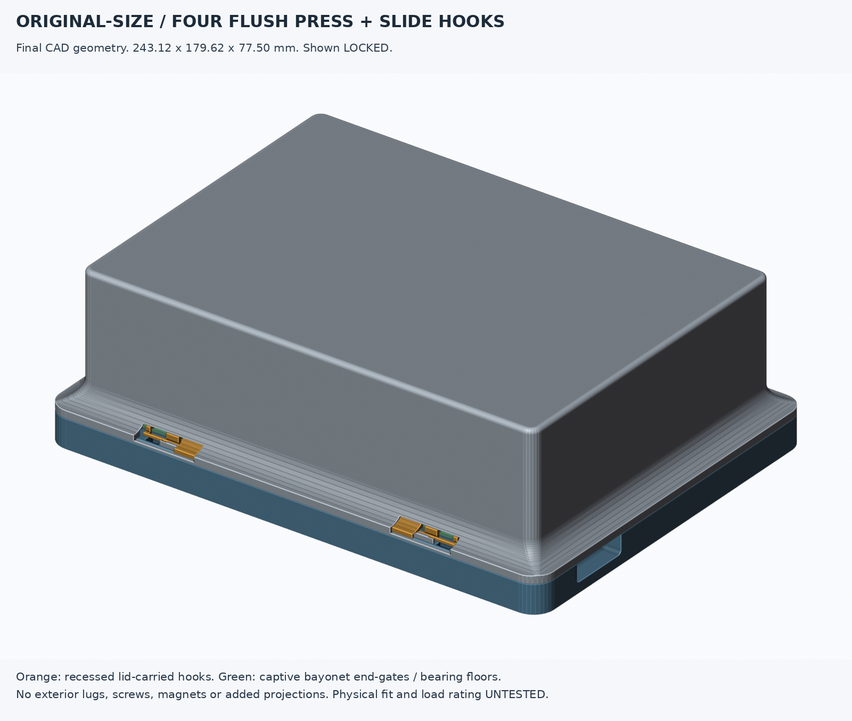
#> input picture opt/travel-case/flush-latch/previews/assembly.png, 852 x 721 px, shrunk from 1600 x 1354 before the run, given in place of render-assembly.png, which was not available
$ python compose_previews.py
#> lines starting #> are read from the running program, lines starting #| are printed output that depends on the picture; pictures that were not available may be replaced by others from this repository, and a replacement may not be noted
"""Label actual final Blender renders; no historical concept image is reused."""
from pathlib import Path
from PIL import Image,ImageDraw,ImageFont
R=Path(__file__).resolve().parent
font='/usr/share/fonts/truetype/dejavu/DejaVuSans.ttf'
bold='/usr/share/fonts/truetype/dejavu/DejaVuSans-Bold.ttf'
for name,title,subtitle,notes in [
 ('assembly','ORIGINAL-SIZE / FOUR FLUSH PRESS + SLIDE HOOKS',
  'Final CAD geometry. 243.12 x 179.62 x 77.50 mm. Shown LOCKED.',
  ['Orange: recessed lid-carried hooks. Green: captive bayonet end-gates / bearing floors.',
   'No exterior lugs, screws, magnets or added projections. Physical fit and load rating UNTESTED.']),
 ('exploded','FINAL ASSEMBLY / SERVICE EXPLODED VIEW',
  'Lid flipped for interior visibility. Exploded offsets are illustration, not assembly trajectories.',
  ['1 bottom + 1 original flared lid + 4 sliders + 4 snap-retained end-gates.',
   'Original PCB/connector/skirt interfaces retained. Twelve magnet recesses filled flush.']),
 ('local-latch','ACTUAL FIT COUPON + COMPLETE LATCH PARTS',
  'Blue/grey: exact final-shell crop. Orange: hooks + release beams. Green: rigid gate floor + snap fingers.',
  ['Press 0.8 mm, slide 8 mm toward centre, release into square LOCKED notch.',
   'Gate installs from the lid-off seam side; four rigid tongues carry floor load, not its snap fingers.',
   'Computational clearance only. Coupon REQUIRED; snap force, strength, fatigue and creep untested.'])]:
    im=Image.open(R/'.cache'/('render-'+name+'.png')).convert('RGB');w,h=im.size
#> further down, im is the input picture: PIL image 852x721 RGB; mean R, G, B 188.4, 192.4, 196.9
#> after `w, h = im.size`: w = 852; h = 721
    top=138;bottom=145 if name=='local-latch' else 116
    out=Image.new('RGB',(w,h+top+bottom),(245,247,250));out.paste(im,(0,top))
#> after `out = Image.new('RGB', (w, h + top + bottom), (245, 247, 250))`:
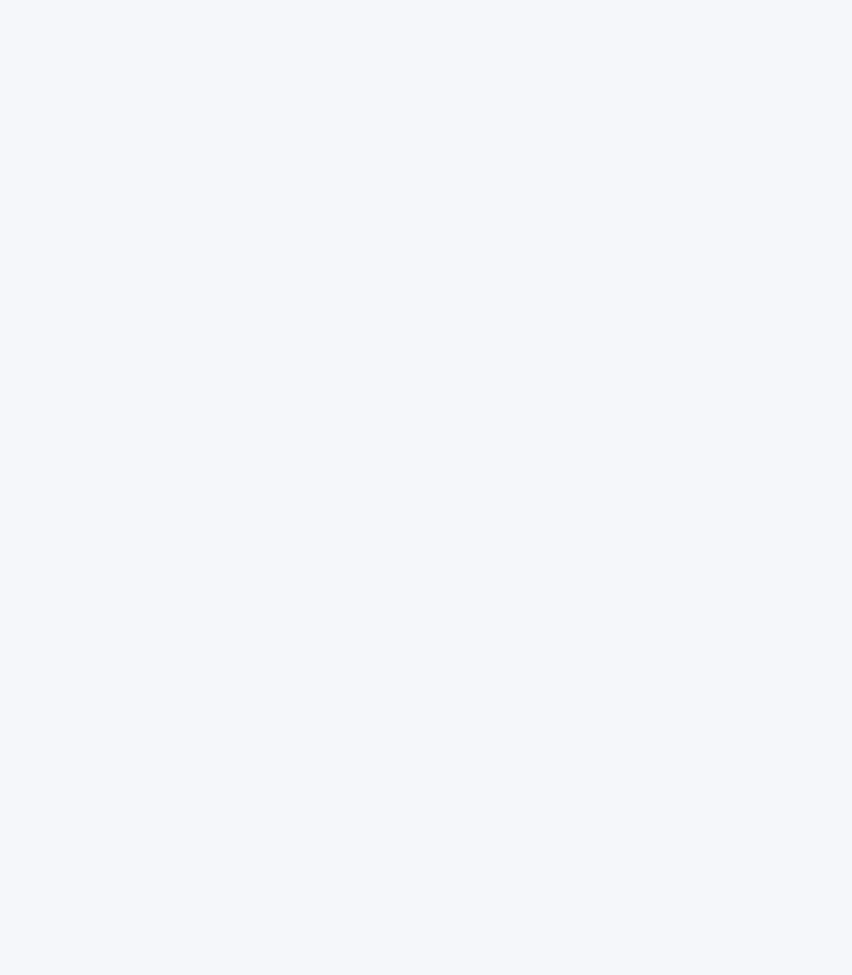
#> out: PIL image 852x975 RGB; mean R, G, B 245, 247, 250
#> after `out.paste(im, (0, top))`:
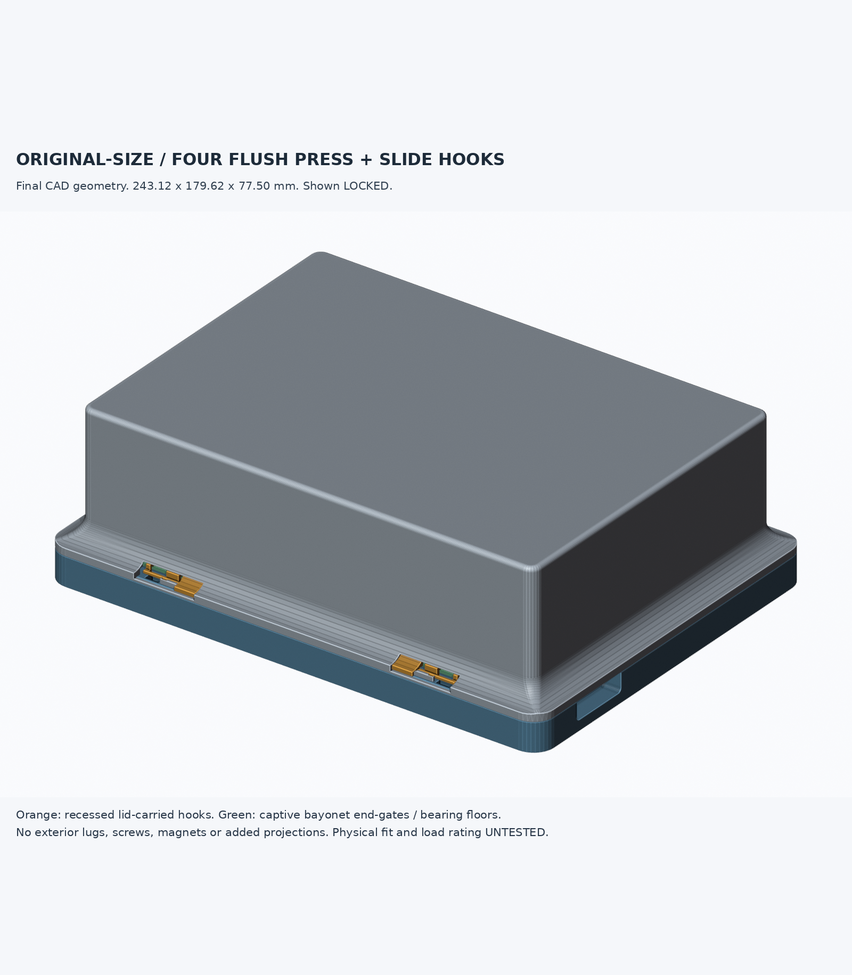
#> out: PIL image 852x975 RGB; mean R, G, B 203.2, 206.7, 210.7
    d=ImageDraw.Draw(out);d.text((30,22),title,font=ImageFont.truetype(bold,31),fill=(29,43,57))
    d.text((30,77),subtitle,font=ImageFont.truetype(font,21),fill=(49,64,80))
    for i,line in enumerate(notes):d.text((30,h+top+20+33*i),line,font=ImageFont.truetype(font,21),fill=(40,55,72))
    out.save(R/'previews'/f'{name}.png',optimize=True)
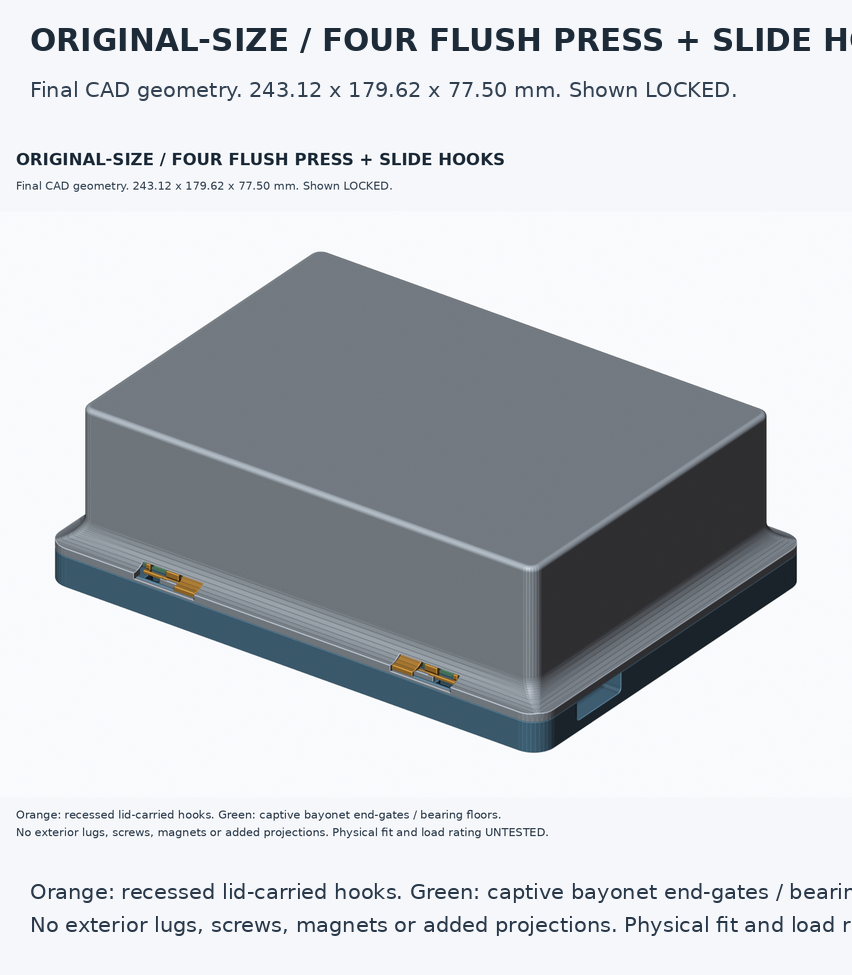
#> saved as assembly.png: PIL image 852x975 RGB; mean R, G, B 198.7, 202.5, 206.8
    print(R/'previews'/f'{name}.png')
#> pass 2 of the loop `for name,title,subtitle,notes in [`:
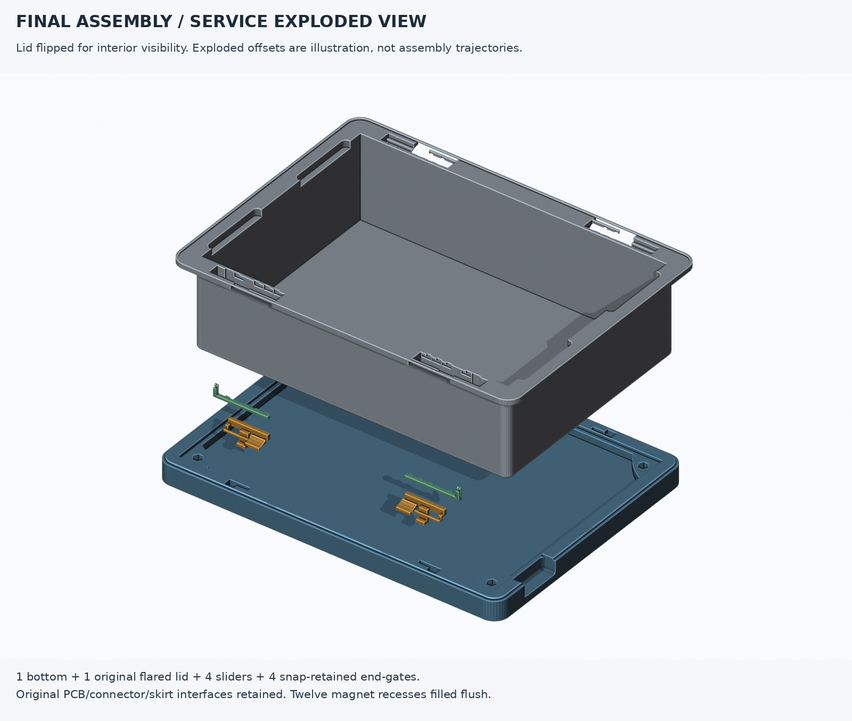
#> input picture opt/travel-case/flush-latch/previews/exploded.png, 852 x 721 px, shrunk from 1600 x 1354 before the run, given in place of render-exploded.png, which was not available
#> im is the input picture: PIL image 852x721 RGB; mean R, G, B 199.1, 204.1, 208.7
#> `out.paste(im, (0, top))`:
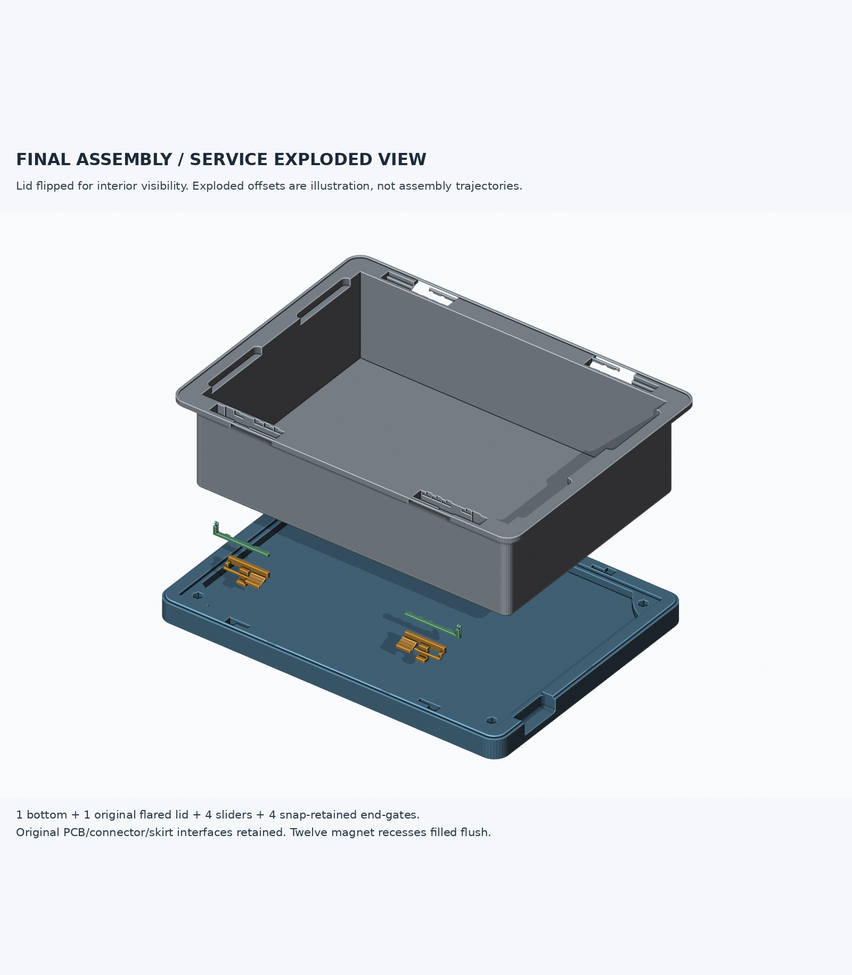
#> out: PIL image 852x975 RGB; mean R, G, B 211.1, 215.2, 219.5
#> `out.save(R/'previews'/f'{name}.png',optimize=True)`:
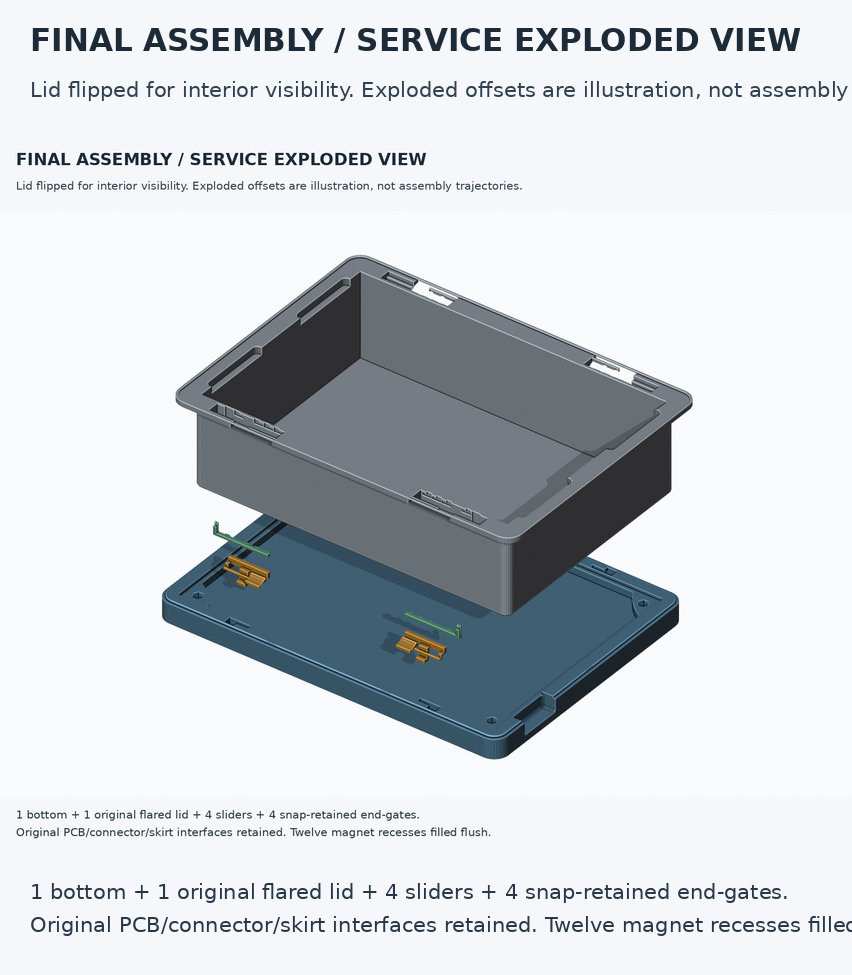
#> saved as exploded.png: PIL image 852x975 RGB; mean R, G, B 206.5, 210.9, 215.4
